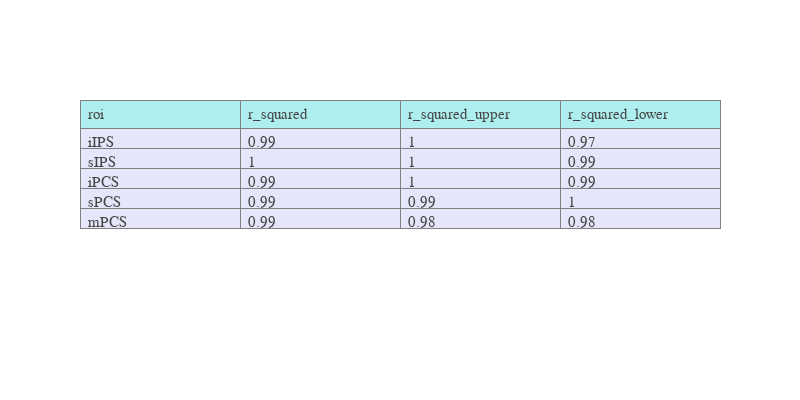

The code cell stored with this chart in its notebook:
### Code cell
fig = go.Figure()
fig.add_trace(go.Table(header=dict(values=list(r_squared_df_ecc_size.columns), 
                                   fill_color='paleturquoise', 
                                   align='left'), 
                       cells=dict(values=[r_squared_df_ecc_size[col].round(2) for col in r_squared_df_ecc_size.columns], 
                                  fill_color='lavender', 
                                  align='left')
                      ))

fig.update_layout(template=fig_template,
                  height=400, 
                  width=800)
fig.write_image("/Users/uriel/Downloads/ecc_size_r2.pdf".format(subject))
fig.show()

### Figure 1 — Plotly figure (JSON) as saved in the notebook; plotly's stock layout.template omitted (floating-point values rounded to 4 significant figures)
{"data": [{"cells": {"align": "left", "fill": {"color": "lavender"}, "values": [["iIPS", "sIPS", "iPCS", "sPCS", "mPCS"], [0.99, 1, 0.99, 0.99, 0.99], [1, 1, 1, 0.99, 0.98], [0.97, 0.99, 0.99, 1, 0.98]]}, "header": {"align": "left", "fill": {"color": "paleturquoise"}, "values": ["roi", "r_squared", "r_squared_upper", "r_squared_lower"]}, "type": "table"}], "layout": {"height": 400, "width": 800}}
